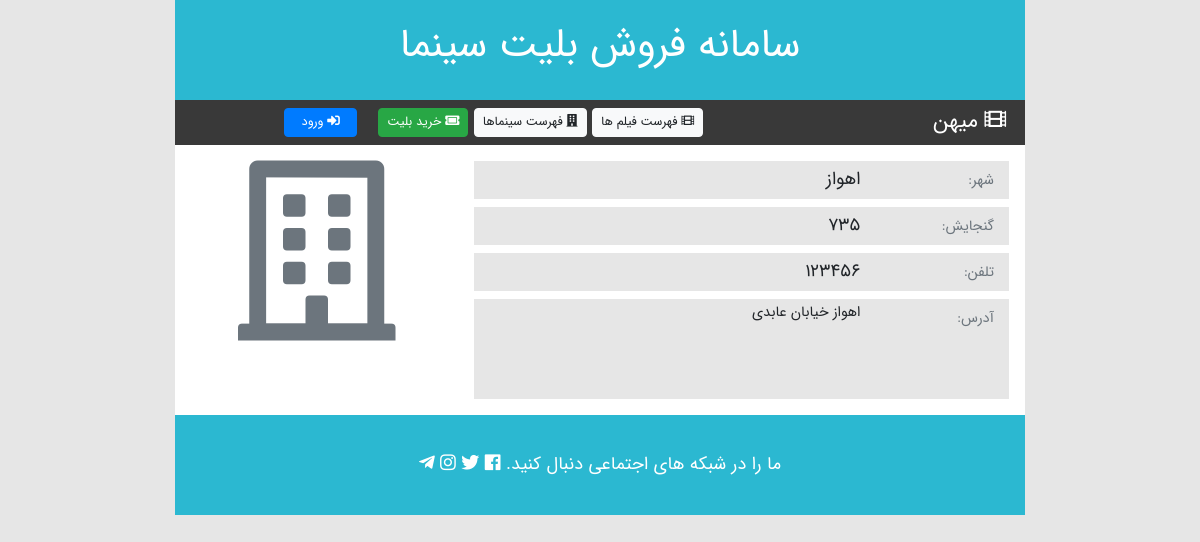
Screenshot of /ticketing/cinema/details/100 with the database file from the repository.
### ticketing/models.py (models this page shows, shortened)
class Cinema (models.Model):
    class Meta:
        verbose_name = 'سینما'
        verbose_name_plural = 'سینما'
    cinema_id = models.IntegerField('کد سینما', primary_key=True)
    name = models.CharField('نام', max_length=50)
    city = models.CharField('شهر', max_length=30, default='اهواز')
    capacity = models.IntegerField('گنجایش')
    phone = models.CharField(
        'شماره تلفن', max_length=20, null=True, blank=True)
    address = models.TextField('آدرس')
    image = models.ImageField(
        '', upload_to='cinema_images/', null=True, blank=True)

### ticketing/views.py (the view)
def cinema_details(request, cinema_id):
    cinema = get_object_or_404(Cinema, pk=cinema_id)
    context = {
        'cinema': cinema
    }
    return render(request, 'ticketing/cinema_details.html', context)

### ticketing/templates/ticketing/cinema_details.html (shortened to what this page needs)
{% extends "ticketing/base_page.html" %}
{% load static %}
{% block toolbar_title %}
    <i class="fas fa-film"></i>
    {{ cinema.name }}
{% endblock %}
{% block main_content %}
<div class="row py-3">
    <div class="col-8 item-details">
        <div class="row px-3">
            <div class="col-3">
                <small class="text-muted">
                    شهر:
                </small>
            </div>
            <div class="col-9">
                {{ cinema.city }}
            </div>
            <div class="col-3">
                <small class="text-muted">
                    گنجایش:
                </small>
            </div>
            <div class="col-9">
                {{ cinema.capacity }}
            </div>
            <div class="col-3">
                <small class="text-muted">
                    تلفن:
                </small>
            </div>
            {% if cinema.phone == None %}
            <div class="col-9">
                <small class="text-muted">
                    تلفنی برای نمایش نیست
                </small>
            </div>
            {% else %}
            <div class="col-9">
                {{ cinema.phone }}
            </div>
            {% endif %}
            <div class="col-3">
                <small class="text-muted">
                    آدرس:
                </small>
            </div>
            <div class="col-9 item-text-box">
                {{ cinema.address}}
            </div>
        </div>
    </div>
    <div class="col-4 text-center">
        {% if cinema.image %}
            <img src="{{ cinema.image.url }}" alt="{{ cinema.name }}" class="item-image">
        {% else %}
            <i class="far fa-10x fa-building text-muted"></i>
        {% endif %}
    </div>
</div>
{% endblock %}

### ticketing/static/ticketing/css/style.css (style rules this page uses)
body { direction: rtl; text-align: right; font-family: IRANSansWeb; font-size: 18px !important; margin: 0; background-color: #e6e6e6; }
.item-details>div.row>div { line-height: 2em; background-color: #e6e6e6; }
.item-text-box { font-size: 0.8em; min-height: 100px; background-color: #e6e6e6; text-align: justify; }

### rows the page displays
Cinema: name "میهن", city "اهواز", capacity "735", phone "123456", address "اهواز خیابان عابدی"
